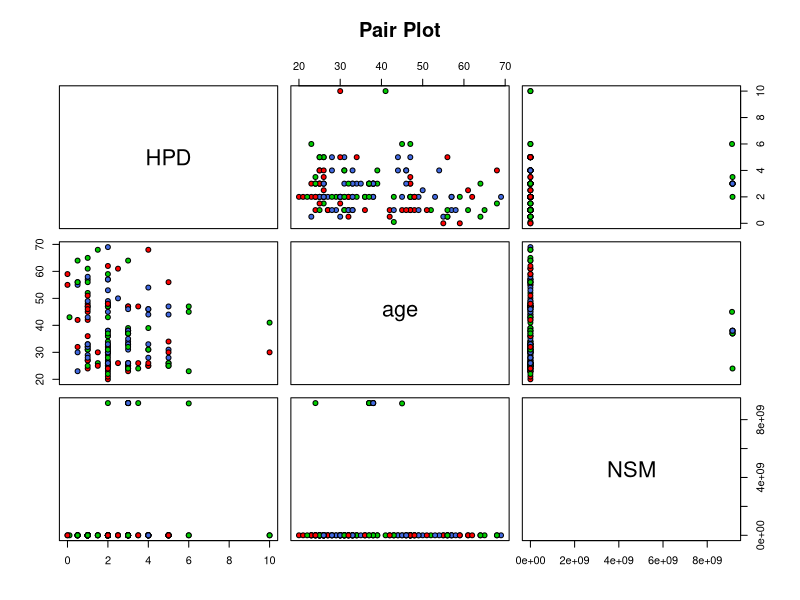
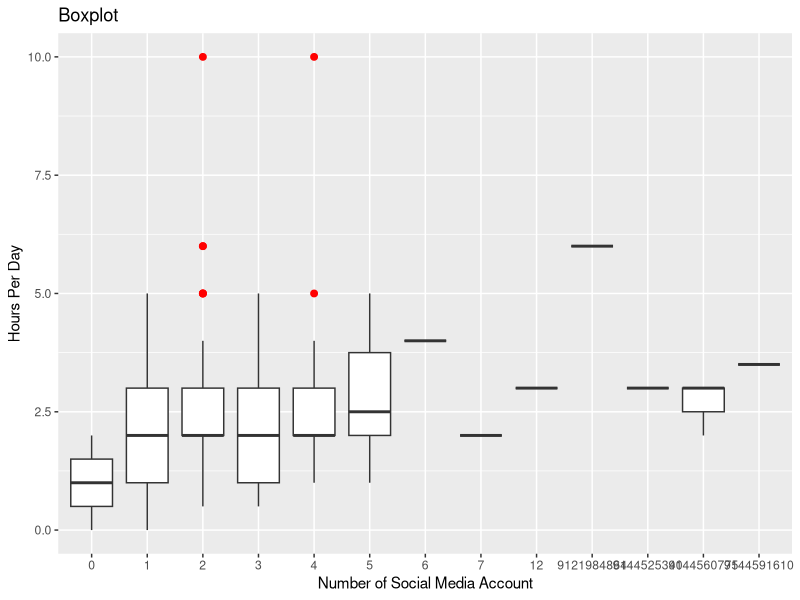
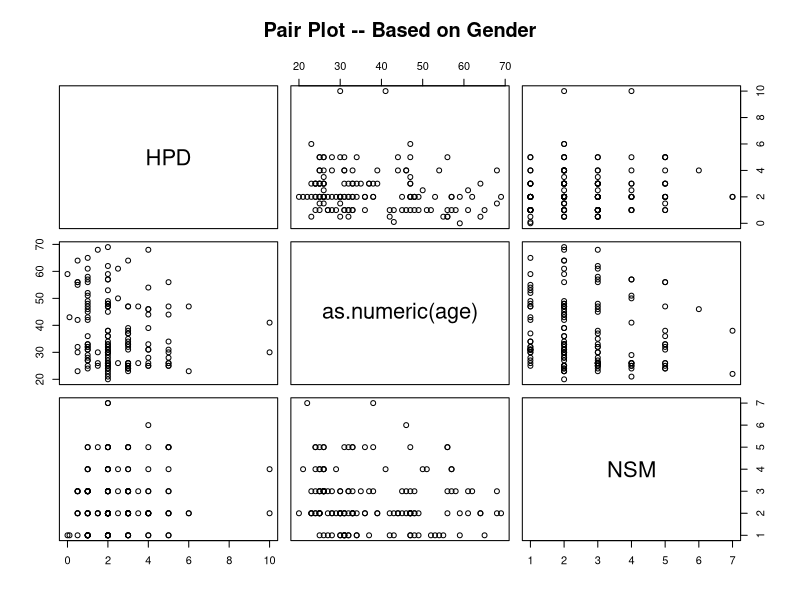
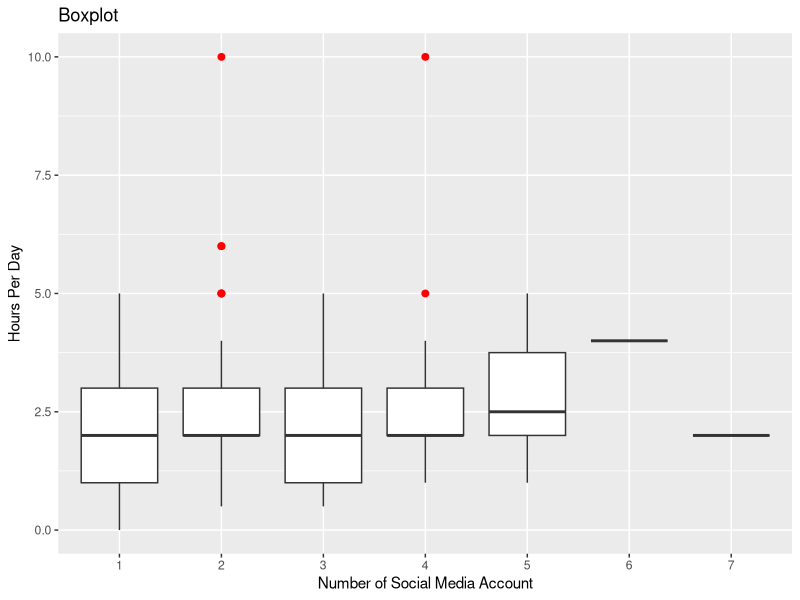
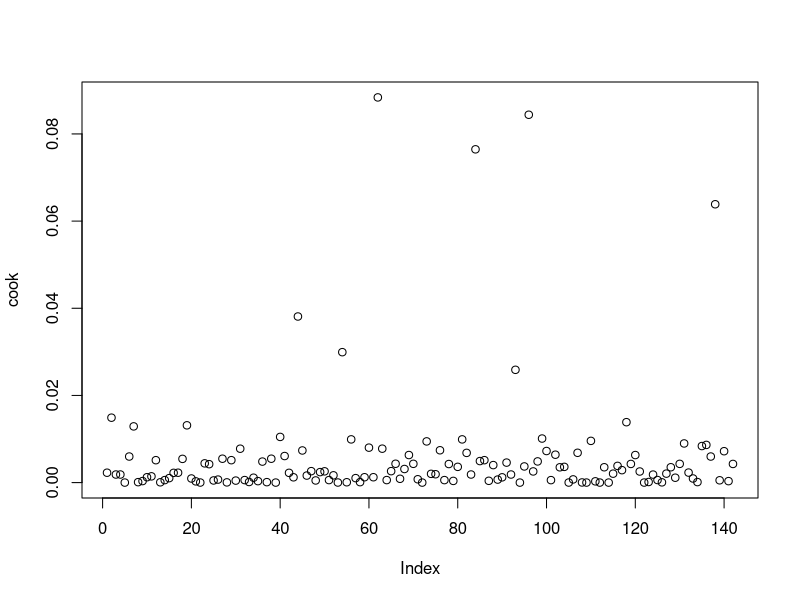
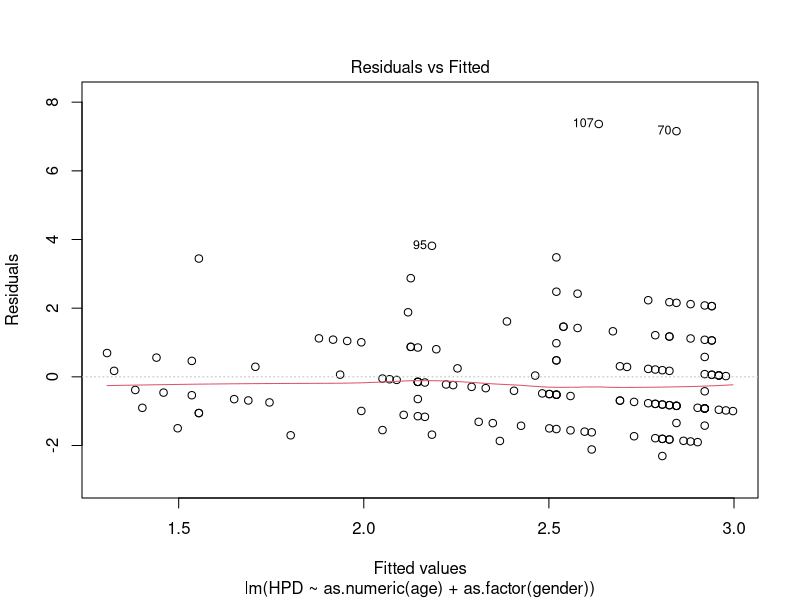
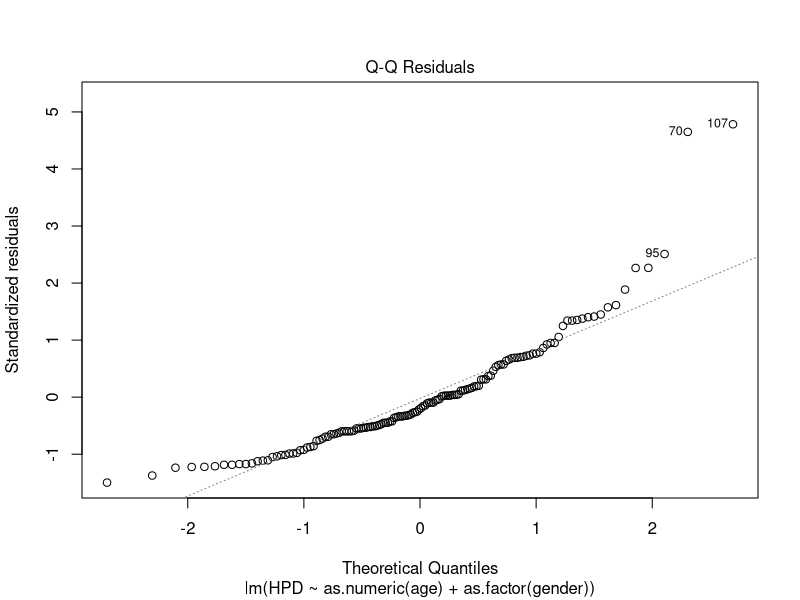
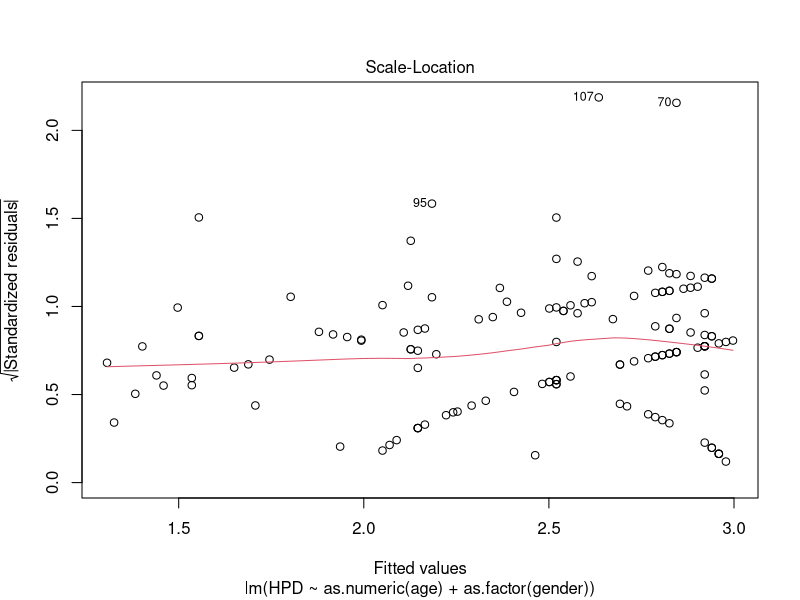

Recreate these plots in R, in order.
## ---- chunk 1
library(psych)
library(pracma)
library(lattice)
library(ggplot2)
library(dplyr)
library(scatterplot3d)
#install.packages("car")
library(car)
## ---- chunk 2
SM=read.csv("SM.csv")
str(SM)
## ---- chunk 3
dim(SM)
SM = SM[complete.cases(SM), ]
dim(SM)
## ---- chunk 4
pairs(HPD~age+NSM,data=SM, main = "Pair Plot",
      pch = 21,bg = c("red", "royalblue", "green3"))
## ---- chunk 5
SM %>%
  ggplot(aes(factor(NSM),HPD))+
  geom_boxplot(outlier.colour="red",
                outlier.size=2) +
  xlab("Number of Social Media Account") +
  ylab("Hours Per Day") +
  ggtitle("Boxplot")
## ---- chunk 6
for(i in c(nrow(SM):1)){
  if(SM$NSM[i]>10 || SM$NSM[i]==0 || SM$age[i]>90){
    SM=SM[-c(i),]
  }
}
dim(SM)
## ---- chunk 7
pairs(HPD~as.numeric(age)+NSM,data=SM, main = "Pair Plot -- Based on Gender",
      pch = 21,bg = c("red", "royalblue", "green3")[unclass(SM$Sex)])
## ---- chunk 8
SM %>%
  ggplot(aes(factor(NSM),HPD))+
  geom_boxplot(outlier.colour="red",
                outlier.size=2) +
  xlab("Number of Social Media Account") +
  ylab("Hours Per Day") +
  ggtitle("Boxplot")

## ---- chunk 9
m1= lm(HPD~NSM+as.numeric(age),data=SM)
summary(m1)

## ---- chunk 10
m2 <- lm(HPD~as.numeric(age) + NSM + as.factor(gender) + as.factor(occupation)+ as.factor(marital_status) + as.factor(education), data =SM)
summary(m2)
## ---- chunk 11

m3 <- lm(HPD~NSM+as.numeric(age)+as.factor(gender), data =SM)
summary(m3)
## ---- chunk 12

m4 <- lm(HPD~ as.numeric(age)+as.factor(gender), data = SM) 

summary(m4)
## ---- chunk 13
cook=cooks.distance(m4)
plot(cook)

## ---- chunk 14
vif(m4)
## ---- chunk 15
plot(m4)

## ---- chunk 16

HPD <- SM$HPD

age <- as.numeric(SM$age)

gender <- as.factor(SM$gender)

scatterplot3d(HPD,age,gender,  pch=16, highlight.3d=TRUE, main="3D Scatterplot")
